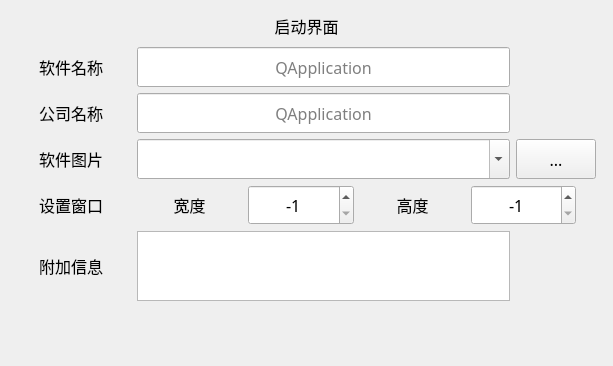
<?xml version="1.0" encoding="UTF-8"?>
<ui version="4.0">
 <class>frmStartSetClass</class>
 <widget class="QWidget" name="frmStartSetClass">
  <property name="geometry">
   <rect>
    <x>0</x>
    <y>0</y>
    <width>613</width>
    <height>366</height>
   </rect>
  </property>
  <property name="sizePolicy">
   <sizepolicy hsizetype="Preferred" vsizetype="Preferred">
    <horstretch>0</horstretch>
    <verstretch>0</verstretch>
   </sizepolicy>
  </property>
  <property name="font">
   <font>
    <family>微软雅黑</family>
    <pointsize>12</pointsize>
    <weight>50</weight>
    <italic>false</italic>
    <bold>false</bold>
   </font>
  </property>
  <property name="windowTitle">
   <string>Form</string>
  </property>
  <property name="styleSheet">
   <string notr="true">font: 12pt &quot;微软雅黑&quot;;</string>
  </property>
  <layout class="QGridLayout" name="gridLayout">
   <item row="3" column="0">
    <layout class="QHBoxLayout" name="horizontalLayout_2" stretch="0,2,0">
     <property name="rightMargin">
      <number>0</number>
     </property>
     <item>
      <widget class="QLabel" name="lbl_port_3">
       <property name="sizePolicy">
        <sizepolicy hsizetype="Preferred" vsizetype="Preferred">
         <horstretch>0</horstretch>
         <verstretch>0</verstretch>
        </sizepolicy>
       </property>
       <property name="minimumSize">
        <size>
         <width>120</width>
         <height>30</height>
        </size>
       </property>
       <property name="font">
        <font>
         <family>微软雅黑</family>
         <pointsize>12</pointsize>
         <weight>50</weight>
         <italic>false</italic>
         <bold>false</bold>
        </font>
       </property>
       <property name="text">
        <string>软件图片</string>
       </property>
       <property name="alignment">
        <set>Qt::AlignCenter</set>
       </property>
      </widget>
     </item>
     <item>
      <widget class="vComboBox" name="cbx_SoftImgPath">
       <property name="sizePolicy">
        <sizepolicy hsizetype="Preferred" vsizetype="Preferred">
         <horstretch>0</horstretch>
         <verstretch>0</verstretch>
        </sizepolicy>
       </property>
       <property name="minimumSize">
        <size>
         <width>0</width>
         <height>40</height>
        </size>
       </property>
       <property name="editable">
        <bool>true</bool>
       </property>
      </widget>
     </item>
     <item>
      <widget class="QPushButton" name="btnSoftWareImg">
       <property name="sizePolicy">
        <sizepolicy hsizetype="Fixed" vsizetype="Preferred">
         <horstretch>0</horstretch>
         <verstretch>0</verstretch>
        </sizepolicy>
       </property>
       <property name="minimumSize">
        <size>
         <width>80</width>
         <height>0</height>
        </size>
       </property>
       <property name="text">
        <string>...</string>
       </property>
      </widget>
     </item>
    </layout>
   </item>
   <item row="7" column="0">
    <spacer name="verticalSpacer">
     <property name="orientation">
      <enum>Qt::Vertical</enum>
     </property>
     <property name="sizeHint" stdset="0">
      <size>
       <width>20</width>
       <height>315</height>
      </size>
     </property>
    </spacer>
   </item>
   <item row="0" column="0" colspan="2">
    <widget class="QLabel" name="label">
     <property name="minimumSize">
      <size>
       <width>0</width>
       <height>30</height>
      </size>
     </property>
     <property name="text">
      <string>启动界面</string>
     </property>
     <property name="alignment">
      <set>Qt::AlignCenter</set>
     </property>
    </widget>
   </item>
   <item row="5" column="0">
    <layout class="QHBoxLayout" name="horizontalLayout_3" stretch="0,2,0">
     <item>
      <widget class="QLabel" name="lbl_port_4">
       <property name="sizePolicy">
        <sizepolicy hsizetype="Preferred" vsizetype="Preferred">
         <horstretch>0</horstretch>
         <verstretch>0</verstretch>
        </sizepolicy>
       </property>
       <property name="minimumSize">
        <size>
         <width>120</width>
         <height>30</height>
        </size>
       </property>
       <property name="font">
        <font>
         <family>微软雅黑</family>
         <pointsize>12</pointsize>
         <weight>50</weight>
         <italic>false</italic>
         <bold>false</bold>
        </font>
       </property>
       <property name="text">
        <string>附加信息</string>
       </property>
       <property name="alignment">
        <set>Qt::AlignCenter</set>
       </property>
      </widget>
     </item>
     <item>
      <widget class="QTextEdit" name="lEdit_OtherInfo"/>
     </item>
     <item>
      <widget class="QLabel" name="lbl_port_5">
       <property name="sizePolicy">
        <sizepolicy hsizetype="Fixed" vsizetype="Preferred">
         <horstretch>0</horstretch>
         <verstretch>0</verstretch>
        </sizepolicy>
       </property>
       <property name="minimumSize">
        <size>
         <width>80</width>
         <height>30</height>
        </size>
       </property>
       <property name="font">
        <font>
         <family>微软雅黑</family>
         <pointsize>12</pointsize>
         <weight>50</weight>
         <italic>false</italic>
         <bold>false</bold>
        </font>
       </property>
       <property name="text">
        <string/>
       </property>
       <property name="alignment">
        <set>Qt::AlignCenter</set>
       </property>
      </widget>
     </item>
    </layout>
   </item>
   <item row="1" column="0">
    <layout class="QHBoxLayout" name="horizontalLayout" stretch="0,2,0">
     <item>
      <widget class="QLabel" name="lbl_port">
       <property name="sizePolicy">
        <sizepolicy hsizetype="Preferred" vsizetype="Preferred">
         <horstretch>0</horstretch>
         <verstretch>0</verstretch>
        </sizepolicy>
       </property>
       <property name="minimumSize">
        <size>
         <width>120</width>
         <height>30</height>
        </size>
       </property>
       <property name="font">
        <font>
         <family>微软雅黑</family>
         <pointsize>12</pointsize>
         <weight>50</weight>
         <italic>false</italic>
         <bold>false</bold>
        </font>
       </property>
       <property name="text">
        <string>软件名称</string>
       </property>
       <property name="alignment">
        <set>Qt::AlignCenter</set>
       </property>
      </widget>
     </item>
     <item>
      <widget class="QLineEdit" name="lineEdit">
       <property name="sizePolicy">
        <sizepolicy hsizetype="Preferred" vsizetype="Preferred">
         <horstretch>0</horstretch>
         <verstretch>0</verstretch>
        </sizepolicy>
       </property>
       <property name="minimumSize">
        <size>
         <width>0</width>
         <height>40</height>
        </size>
       </property>
       <property name="alignment">
        <set>Qt::AlignCenter</set>
       </property>
       <property name="placeholderText">
        <string>QApplication</string>
       </property>
      </widget>
     </item>
     <item>
      <widget class="QLabel" name="lbl_port_2">
       <property name="sizePolicy">
        <sizepolicy hsizetype="Fixed" vsizetype="Preferred">
         <horstretch>0</horstretch>
         <verstretch>0</verstretch>
        </sizepolicy>
       </property>
       <property name="minimumSize">
        <size>
         <width>80</width>
         <height>30</height>
        </size>
       </property>
       <property name="font">
        <font>
         <family>微软雅黑</family>
         <pointsize>12</pointsize>
         <weight>50</weight>
         <italic>false</italic>
         <bold>false</bold>
        </font>
       </property>
       <property name="text">
        <string/>
       </property>
       <property name="alignment">
        <set>Qt::AlignCenter</set>
       </property>
      </widget>
     </item>
    </layout>
   </item>
   <item row="2" column="0">
    <layout class="QHBoxLayout" name="horizontalLayout_4" stretch="0,2,0">
     <item>
      <widget class="QLabel" name="lbl_port_6">
       <property name="sizePolicy">
        <sizepolicy hsizetype="Preferred" vsizetype="Preferred">
         <horstretch>0</horstretch>
         <verstretch>0</verstretch>
        </sizepolicy>
       </property>
       <property name="minimumSize">
        <size>
         <width>120</width>
         <height>30</height>
        </size>
       </property>
       <property name="font">
        <font>
         <family>微软雅黑</family>
         <pointsize>12</pointsize>
         <weight>50</weight>
         <italic>false</italic>
         <bold>false</bold>
        </font>
       </property>
       <property name="text">
        <string>公司名称</string>
       </property>
       <property name="alignment">
        <set>Qt::AlignCenter</set>
       </property>
      </widget>
     </item>
     <item>
      <widget class="QLineEdit" name="lineEdit_Company">
       <property name="sizePolicy">
        <sizepolicy hsizetype="Preferred" vsizetype="Preferred">
         <horstretch>0</horstretch>
         <verstretch>0</verstretch>
        </sizepolicy>
       </property>
       <property name="minimumSize">
        <size>
         <width>0</width>
         <height>40</height>
        </size>
       </property>
       <property name="alignment">
        <set>Qt::AlignCenter</set>
       </property>
       <property name="placeholderText">
        <string>QApplication</string>
       </property>
      </widget>
     </item>
     <item>
      <widget class="QLabel" name="lbl_port_7">
       <property name="sizePolicy">
        <sizepolicy hsizetype="Fixed" vsizetype="Preferred">
         <horstretch>0</horstretch>
         <verstretch>0</verstretch>
        </sizepolicy>
       </property>
       <property name="minimumSize">
        <size>
         <width>80</width>
         <height>30</height>
        </size>
       </property>
       <property name="font">
        <font>
         <family>微软雅黑</family>
         <pointsize>12</pointsize>
         <weight>50</weight>
         <italic>false</italic>
         <bold>false</bold>
        </font>
       </property>
       <property name="text">
        <string/>
       </property>
       <property name="alignment">
        <set>Qt::AlignCenter</set>
       </property>
      </widget>
     </item>
    </layout>
   </item>
   <item row="4" column="0">
    <layout class="QHBoxLayout" name="horizontalLayout_5" stretch="0,1,1,1,1">
     <property name="rightMargin">
      <number>20</number>
     </property>
     <item>
      <widget class="QLabel" name="lbl_port_10">
       <property name="sizePolicy">
        <sizepolicy hsizetype="Preferred" vsizetype="Preferred">
         <horstretch>0</horstretch>
         <verstretch>0</verstretch>
        </sizepolicy>
       </property>
       <property name="minimumSize">
        <size>
         <width>120</width>
         <height>30</height>
        </size>
       </property>
       <property name="font">
        <font>
         <family>微软雅黑</family>
         <pointsize>12</pointsize>
         <weight>50</weight>
         <italic>false</italic>
         <bold>false</bold>
        </font>
       </property>
       <property name="text">
        <string>设置窗口</string>
       </property>
       <property name="alignment">
        <set>Qt::AlignCenter</set>
       </property>
      </widget>
     </item>
     <item>
      <widget class="QLabel" name="lbl_port_8">
       <property name="sizePolicy">
        <sizepolicy hsizetype="Preferred" vsizetype="Preferred">
         <horstretch>0</horstretch>
         <verstretch>0</verstretch>
        </sizepolicy>
       </property>
       <property name="minimumSize">
        <size>
         <width>60</width>
         <height>30</height>
        </size>
       </property>
       <property name="font">
        <font>
         <family>微软雅黑</family>
         <pointsize>12</pointsize>
         <weight>50</weight>
         <italic>false</italic>
         <bold>false</bold>
        </font>
       </property>
       <property name="text">
        <string>宽度</string>
       </property>
       <property name="alignment">
        <set>Qt::AlignCenter</set>
       </property>
      </widget>
     </item>
     <item>
      <widget class="QSpinBox" name="spinBox_Width">
       <property name="sizePolicy">
        <sizepolicy hsizetype="Preferred" vsizetype="Preferred">
         <horstretch>0</horstretch>
         <verstretch>0</verstretch>
        </sizepolicy>
       </property>
       <property name="alignment">
        <set>Qt::AlignCenter</set>
       </property>
       <property name="minimum">
        <number>-1</number>
       </property>
       <property name="maximum">
        <number>99999</number>
       </property>
       <property name="value">
        <number>-1</number>
       </property>
      </widget>
     </item>
     <item>
      <widget class="QLabel" name="lbl_port_9">
       <property name="sizePolicy">
        <sizepolicy hsizetype="Preferred" vsizetype="Preferred">
         <horstretch>0</horstretch>
         <verstretch>0</verstretch>
        </sizepolicy>
       </property>
       <property name="minimumSize">
        <size>
         <width>60</width>
         <height>30</height>
        </size>
       </property>
       <property name="font">
        <font>
         <family>微软雅黑</family>
         <pointsize>12</pointsize>
         <weight>50</weight>
         <italic>false</italic>
         <bold>false</bold>
        </font>
       </property>
       <property name="text">
        <string>高度</string>
       </property>
       <property name="alignment">
        <set>Qt::AlignCenter</set>
       </property>
      </widget>
     </item>
     <item>
      <widget class="QSpinBox" name="spinBox_Height">
       <property name="sizePolicy">
        <sizepolicy hsizetype="Preferred" vsizetype="Preferred">
         <horstretch>0</horstretch>
         <verstretch>0</verstretch>
        </sizepolicy>
       </property>
       <property name="minimumSize">
        <size>
         <width>0</width>
         <height>40</height>
        </size>
       </property>
       <property name="alignment">
        <set>Qt::AlignCenter</set>
       </property>
       <property name="minimum">
        <number>-1</number>
       </property>
       <property name="maximum">
        <number>99999</number>
       </property>
       <property name="value">
        <number>-1</number>
       </property>
      </widget>
     </item>
    </layout>
   </item>
  </layout>
 </widget>
 <customwidgets>
  <customwidget>
   <class>vComboBox</class>
   <extends>QComboBox</extends>
   <header>Common\vcombobox.h</header>
  </customwidget>
 </customwidgets>
 <resources>
  <include location="../../saribbonresouce.qrc"/>
 </resources>
 <connections/>
</ui>
